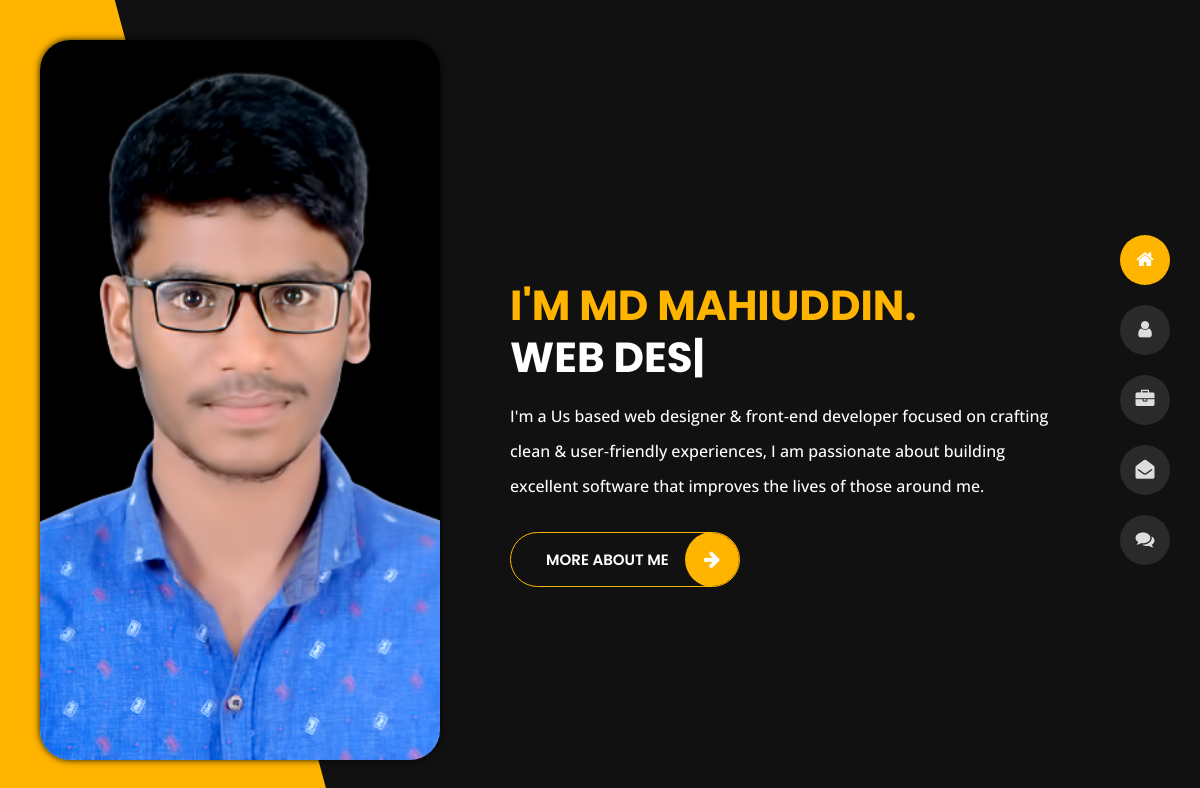
The page / on the database its author committed.
### About/models.py (models this page shows, shortened)
class AuthorPeronal(models.Model):
    FullName = models.CharField(max_length=50, default='Md Mahiuddin')
    Address  = models.CharField(max_length=50, default='Panchagarch')
    Phone = models.CharField(max_length=50, default='+8801')
    Email = models.CharField(max_length=50, default=' @gmail.com')
    Github = models.CharField(max_length=150)
    Linkdin = models.CharField(max_length=150)
    BrithInfo = models.DateField()
    Nationality  = models.CharField(max_length=50,default='Bangladesh')
    Langages = models.CharField(max_length=50)
    availableinfo = models.OneToOneField(Isavailable, on_delete=models.CASCADE)
    shortDesc = models.TextField(max_length=500, default='')

### Home/views.py (the view)
# urls.py: path('',views.HomeView.as_view(), name='Home' )
class HomeView(TemplateView):
    template_name = "index.html"
    def get_context_data(self, **kwargs):
        context = super().get_context_data(**kwargs)
        text_animate = TextAnimate.objects.all()
        context["text_animate"] = text_animate
        context["text_animatelen"] = len(text_animate)
        return context

### Home/context_processors.py (called while the page is built)
def Author(request):
    try:
        authorPeronal = AuthorPeronal.objects.get(FullName='Md Mahiuddin')
        return {'authorPeronal':authorPeronal}
    except Exception:
        authorPeronal = ''
        return {'authorPeronal':authorPeronal}

def Cv(request):
    try:
        cv = CvUpload.objects.get(name='Md Mahiuddin')
        return {'cv':cv}
    except Exception:
        cv = ''
        return {'cv':cv}

### templates/index.html (shortened to what this page needs)
﻿{% extends 'base.html' %} {% block main %} home {% endblock main %}
{% block homeactive %} active {% endblock homeactive %}
{% load static %}
{% block body %}
<section
  class="
    container-fluid
    main-container
    container-home
    p-0
    revealator-slideup revealator-once revealator-delay1
  "
>
  <div class="row home-details-container align-items-center">
    <div class="col-lg-4 bg position-fixed d-none d-lg-block"></div>
    <div
      class="
        col-12 col-lg-8
        offset-lg-4
        home-details
        text-left text-sm-center text-lg-left
      "
    >
      <div>
        <h1 class="text-uppercase poppins-font">
          I'm {{ authorPeronal.FullName }}. <br />
          <span class="js-text-animation"></span>
        </h1>
        <p class="open-sans-font">
          {{ authorPeronal.shortDesc }}
        </p>
        <a class="button" href="{% url 'About:About' %}">
          <span class="button-text">more about me</span>
          <span class="button-icon fa fa-arrow-right"></span>
        </a>
      </div>
    </div>
  </div>
</section>
{% endblock body %}

### static/css/style.css (style rules this page uses)
html { overflow-x: hidden; height: 100%; }
body { font-family: "Poppins", sans-serif; font-size: 15px; color: #fff; font-weight: 500; line-height: 1.6; position: relative; background-size: cover; background-position: center; height: 100%; width: 100%; background-color: #111; }
.poppins-font { font-family: "Poppins", sans-serif; }
.open-sans-font { font-family: "Open Sans", sans-serif; }
.no-transform { transform: none !important; }
.button { overflow: hidden; display: inline-block; line-height: 1.4; border-radius: 35px; white-space: nowrap; text-overflow: ellipsis; text-align: center; cursor: pointer; vertical-align: middle; user-select: none; transition: 250ms all ease-in-out; text-transform: uppercase; text-decoration: none !important; position: relative; z-index: 1; padding: 16px 70px 16px 35px; font-size: 15px; font-weight: 600; color: #fff; background-color: transparent; outline: none !important; }
.button .button-text { position: relative; z-index: 2; color: #fff; transition: 0.3s ease-out all; }
.button:before { z-index: -1; content: ""; position: absolute; top: 0; bottom: 0; left: 0; right: 0; transform: translateX(100%); transition: 0.3s ease-out all; }
.button-icon { position: absolute; right: -1px; top: -1px; bottom: 0; width: 55px; height: 55px; display: flex; justify-content: center; align-items: center; font-size: 19px; color: #ffffff; border-radius: 50%; }
.home .bg { background-image: url(../img/MdMahiuddin-removebg-preview.png); background-size: cover; background-repeat: no-repeat; background-position: top; height: calc(100vh - 80px); z-index: 111; border-radius: 30px; left: 40px; top: 40px; box-shadow: 0 0 7px rgba(0, 0, 0, 0.9); }
.home .container-home { display: flex; align-items: center; min-height: 100%; }
.home .home-details > div { max-width: 550px; margin: 0 auto; }
.home .home-details h1 { font-size: 48px; line-height: 62px; font-weight: 700; margin: 18px 0 10px; position: relative; padding-left: 70px; }
.home .home-details h1:before { content: ""; position: absolute; left: 0; top: 29px; height: 4px; width: 40px; border-radius: 10px; }
.home .home-details h1 span { color: #fff; }
.home .home-details p { margin: 15px 0 28px; font-size: 16px; line-height: 35px; }
@media (max-width: 1200px) { .home .home-details h1 { padding-left: 0; } }
@media (max-width: 1200px) { .home .home-details h1:before { display: none; } }
@media (max-width: 1200px) and (min-width: 992px) { .home .home-details h1 { font-size: 42px; line-height: 52px; } }
@media (min-width: 992px) { .home .home-details-container { width: 100%; height: 100vh; } }
@media (min-width: 992px) { body.home { overflow: hidden; } }

### static/css/yellow.css (style rules this page uses)
.home h1, .about .box-stats h3, .title-section h1 span, #menu li.active a, body.light #menu li.active a, .blog .post-container:hover .post-content .entry-header h3 a, .blog .post-content .entry-header h3 a:hover, .contact .custom-span-contact i, .portfolio .slideshow figcaption h3, .portfolio .slideshow a, .portfolio .grid figure:hover figcaption, .blog-post .meta i { color: #ffb400; }
.home .home-details h1:before, .about .resume-box .icon, .contact ul.social li a:hover, body.light.contact ul.social li a:hover, .preloader .loader, .blog .page-link:hover, .blog .page-item.active .page-link, body.light.blog .page-link:hover, body.light.blog .page-item.active .page-link, .portfolio .grid li figure div, .header ul.icon-menu li.icon-box.active, .header ul.icon-menu li.icon-box:hover, body.light .header ul.icon-menu li.icon-box.active, body.light .header ul.icon-menu li.icon-box:hover, .btn, .header .icon-box h2, .home .color-block, .title-section hr, .portfolio .slideshow .carousel-indicators li.active, .button:before, .button-icon { background-color: #ffb400; }
.contact .contactform input[type=text]:focus, .contact .contactform input[type=email]:focus, .contact .contactform textarea:focus, body.light.contact .contactform input[type=text]:focus, body.light.contact .contactform input[type=email]:focus, body.light.contact .contactform textarea:focus, .blog .page-item.active .page-link, .blog .page-link:hover, body.light.blog .page-item.active .page-link, body.light.blog .page-link:hover, .button { border: 1px solid #ffb400; }

### rows shown on the page
AuthorPeronal: FullName "MD MAHIUDDIN", shortDesc "I'm a Us based web designer & front‑end developer focused on crafting clean & user‑friendly experiences, I am passionate about building excellent software that improves the lives of those around me."
